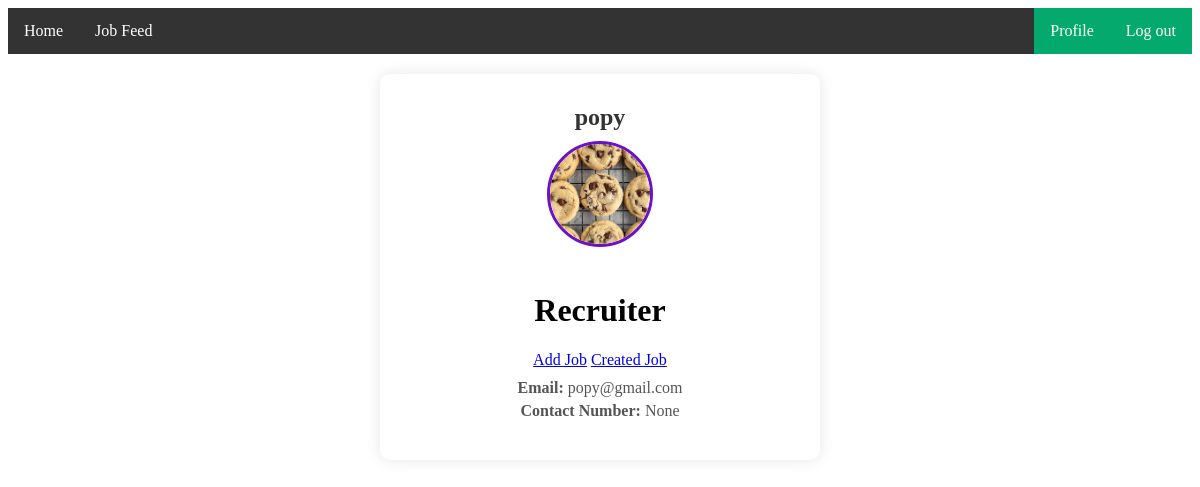
Page /ProfilePage/ (signed in) on the committed database.
### myApp/models.py (models this page shows, shortened)
class customUser(AbstractUser):
    USER=[
        ('recruiter','Recruiter'),
        ('seeker','Seeker'),
    ]
    user_type=models.CharField(choices=USER,max_length=100,null=True)
    Profile_Pic=models.ImageField(upload_to='Media/Profile_Pic',null=True)
    contact_no=models.CharField(max_length=100,null=True)

### myProject/views.py (the view)
# urls.py: path("ProfilePage/", profilePage, name="profilePage"),
@login_required
def profilePage(request):
    return render(request,"profilePage.html")

### Template/ProfilePage.html (shortened to what this page needs)
{% extends 'base.html' %}
{% block body %}
<div class="profile-container">
    <h2>{{ request.user.username }}</h2>
    <img src="/{{request.user.Profile_Pic }}" alt="Profile Picture">
    {% if request.user.user_type == 'recruiter' %}
    <h1>Recruiter</h1>
    <a href="{% url 'addJobPage' %}">Add Job</a>
    <a href="{% url 'createdJobPage' %}">Created Job</a>
    {% endif %}
    <p><strong>Email:</strong> {{ request.user.email }}</p>
    <p><strong>Contact Number:</strong> {{ request.user.contact_no }}</p>
</div>
{% endblock body %}

### Template/ProfilePage.html (style rules this page uses)
.profile-container { background-color: white; padding: 20px; border-radius: 10px; box-shadow: 0 0 15px rgba(0, 0, 0, 0.1); width: 400px; text-align: center; margin: 20px auto; }
.profile-container img { width: 100px; height: 100px; border-radius: 50%; margin-bottom: 20px; border: 3px solid #6a11cb; }
h2 { margin: 10px 0; color: #333; }
p { margin: 5px 0; color: #555; }

### rows in the picture
customUser: user.username "popy", user.Profile_Pic (picture), user.email "popy@gmail.com", user.contact_no "None"
